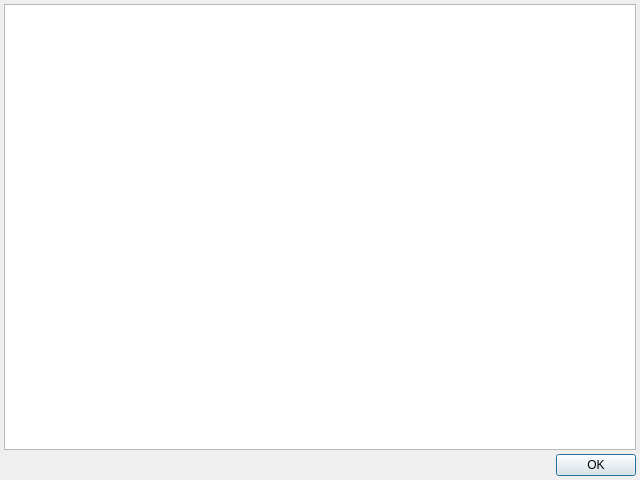
<?xml version="1.0" encoding="UTF-8"?>
<ui version="4.0">
 <class>WReport</class>
 <widget class="QDialog" name="WReport">
  <property name="geometry">
   <rect>
    <x>0</x>
    <y>0</y>
    <width>640</width>
    <height>480</height>
   </rect>
  </property>
  <property name="windowTitle">
   <string>Report</string>
  </property>
  <layout class="QVBoxLayout" name="verticalLayout">
   <property name="spacing">
    <number>4</number>
   </property>
   <property name="leftMargin">
    <number>4</number>
   </property>
   <property name="topMargin">
    <number>4</number>
   </property>
   <property name="rightMargin">
    <number>4</number>
   </property>
   <property name="bottomMargin">
    <number>4</number>
   </property>
   <item>
    <widget class="QTableView" name="reportView">
     <property name="alternatingRowColors">
      <bool>true</bool>
     </property>
     <property name="selectionMode">
      <enum>QAbstractItemView::SingleSelection</enum>
     </property>
     <property name="selectionBehavior">
      <enum>QAbstractItemView::SelectRows</enum>
     </property>
    </widget>
   </item>
   <item>
    <widget class="QDialogButtonBox" name="buttonBox">
     <property name="orientation">
      <enum>Qt::Horizontal</enum>
     </property>
     <property name="standardButtons">
      <set>QDialogButtonBox::Ok</set>
     </property>
    </widget>
   </item>
  </layout>
 </widget>
 <resources/>
 <connections>
  <connection>
   <sender>buttonBox</sender>
   <signal>accepted()</signal>
   <receiver>WReport</receiver>
   <slot>accept()</slot>
   <hints>
    <hint type="sourcelabel">
     <x>248</x>
     <y>254</y>
    </hint>
    <hint type="destinationlabel">
     <x>157</x>
     <y>274</y>
    </hint>
   </hints>
  </connection>
  <connection>
   <sender>buttonBox</sender>
   <signal>rejected()</signal>
   <receiver>WReport</receiver>
   <slot>reject()</slot>
   <hints>
    <hint type="sourcelabel">
     <x>316</x>
     <y>260</y>
    </hint>
    <hint type="destinationlabel">
     <x>286</x>
     <y>274</y>
    </hint>
   </hints>
  </connection>
 </connections>
</ui>
